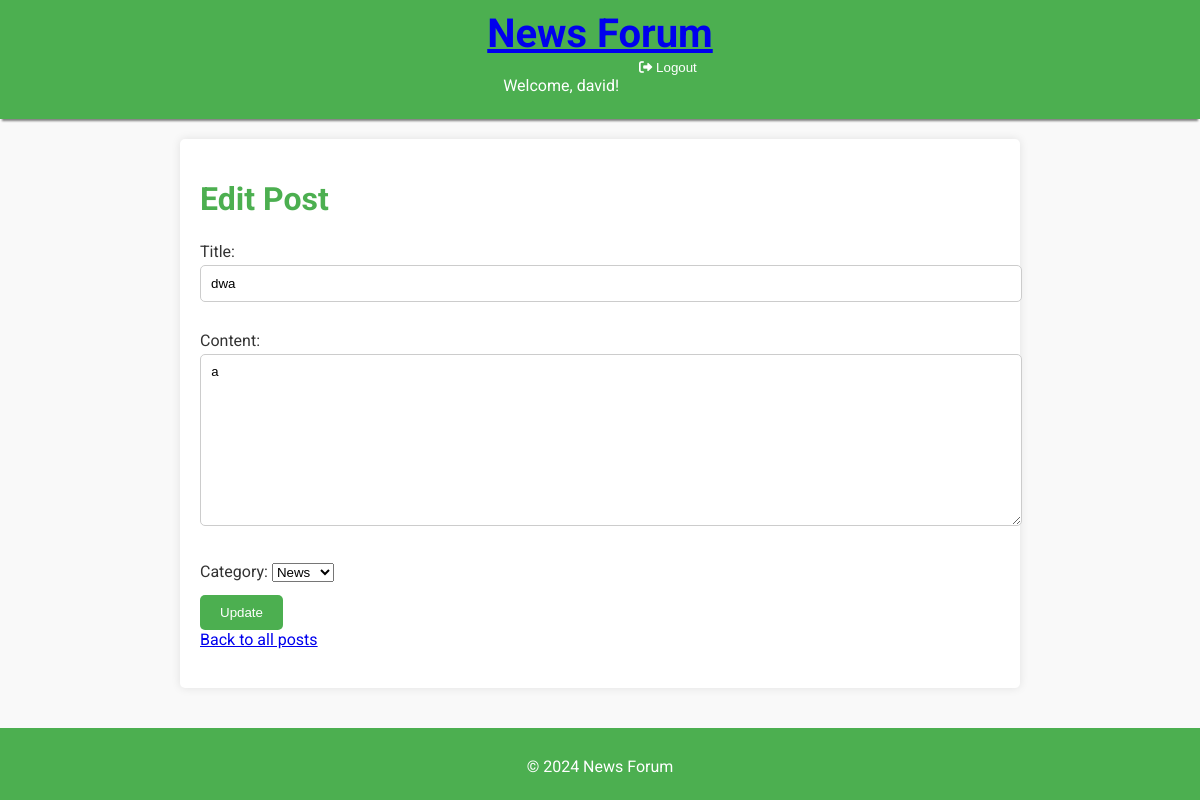
The app's page /post/5/edit/ (signed in) with its own data.
### news/models.py (models this page shows, shortened)
class Post(models.Model):
    title = models.CharField(max_length=200)
    content = models.TextField()
    created_at = models.DateTimeField(auto_now_add=True)
    updated_at = models.DateTimeField(auto_now=True)
    author = models.ForeignKey(User, on_delete=models.CASCADE)
    category = models.ForeignKey(Category, on_delete=models.SET_NULL, null=True)
    upvotes = models.IntegerField(default=0)
    downvotes = models.IntegerField(default=0)

### news/views.py (the view)
# urls.py: path('post/<int:id>/edit/', views.post_edit, name='post_edit'),
@login_required
def post_edit(request, id):
    post = get_object_or_404(Post, id=id)
    if request.method == 'POST':
        form = PostForm(request.POST, instance=post)
        if form.is_valid():
            form.save()
            return redirect('post_detail', id=post.id)
    else:
        form = PostForm(instance=post)
    return render(request, 'news/post_form.html', {'form': form})

### news/forms.py
class PostForm(forms.ModelForm):
    def __init__(self, *args, **kwargs):
        super(PostForm, self).__init__(*args, **kwargs)
        self.fields['category'].initial = Category.objects.get(name="News")
    class Meta:
        model = Post
        fields = ['title', 'content', 'category']

### news/models.py (called while the page is built)
    def __str__(self):
        return self.name

### news/templates/news/post_form.html (shortened to what this page needs)
{% extends 'base.html' %}
{% block content %}
    <h1>{% if form.instance.pk %}Edit{% else %}Create{% endif %} Post</h1>
    <form method="post">
        {{ form.as_p }}
        <button type="submit">{% if form.instance.pk %}Update{% else %}Save{% endif %}</button>
    </form>
    <a href="{% url 'post_list' %}">Back to all posts</a>
{% endblock %}

### news/templates/base.html (shortened to what this page needs)
{% load static %}
<!DOCTYPE html>
<html lang="en">
<head>
    <link rel="stylesheet" href="{% static 'css/style.css' %}">
    <link rel="stylesheet" href="https://cdnjs.cloudflare.com/ajax/libs/font-awesome/6.0.0-beta3/css/all.min.css">
</head>
<body>
    <header>
        <h1><a href="{% url 'post_list' %}">News Forum</a></h1>
        <nav>
            {% if user.is_authenticated %}
                <p>Welcome, {{ user.username }}!</p>
                <form id="logout-form" action="{% url 'logout' %}" method="post">
                    <button type="submit" style="background:none;border:none;padding:0;color:inherit;cursor:pointer;">
                        <i class="fas fa-sign-out-alt"></i> Logout
                    </button>
                </form>
            {% else %}
                <a href="{% url 'login' %}">Login</a>
                <a href="{% url 'signup' %}">Sign Up</a>
            {% endif %}
        </nav>
    </header>
    <main>
        {% block content %}{% endblock %}
    </main>
    <footer>
        <p>&copy; 2024 News Forum</p>
    </footer>
</body>
</html>

### news/static/css/style.css (style rules this page uses)
body { font-family: 'Roboto', sans-serif; background-color: #f9f9f9; color: #333; margin: 0; padding: 0; }
main { width: 100%; max-width: 800px; margin: 0 auto; padding: 20px; }
header { background-color: #4CAF50; color: white; padding: 10px 0; text-align: center; box-shadow: 0 4px 2px -2px gray; }
header h1 { margin: 0; font-size: 2.5em; }
nav { display: flex; justify-content: center; gap: 20px; }
main { padding: 20px; max-width: 800px; margin: 20px auto; background: white; border-radius: 5px; box-shadow: 0 0 10px rgba(0, 0, 0, 0.1); flex: 1; }
h1, h2 { color: #4CAF50; }
p { line-height: 1.6; margin-bottom: 10px; }
button { background-color: #4CAF50; color: white; padding: 10px 20px; border: none; border-radius: 5px; cursor: pointer; }
footer { text-align: center; padding: 10px 0; background-color: #4CAF50; color: white; position: relative; width: 100%; margin-top: 20px; }
html, body { height: 100%; margin: 0; display: flex; flex-direction: column; }
input[type="text"], input[type="password"], textarea { width: 100%; padding: 10px; margin-bottom: 10px; border: 1px solid #ccc; border-radius: 5px; }
button[type="submit"] { background-color: #4CAF50; color: white; border: none; padding: 10px 20px; cursor: pointer; border-radius: 5px; }

### records on screen
Post: title "dwa", content "a", category "News"

### other values on screen
{{ user.username }} "david"
